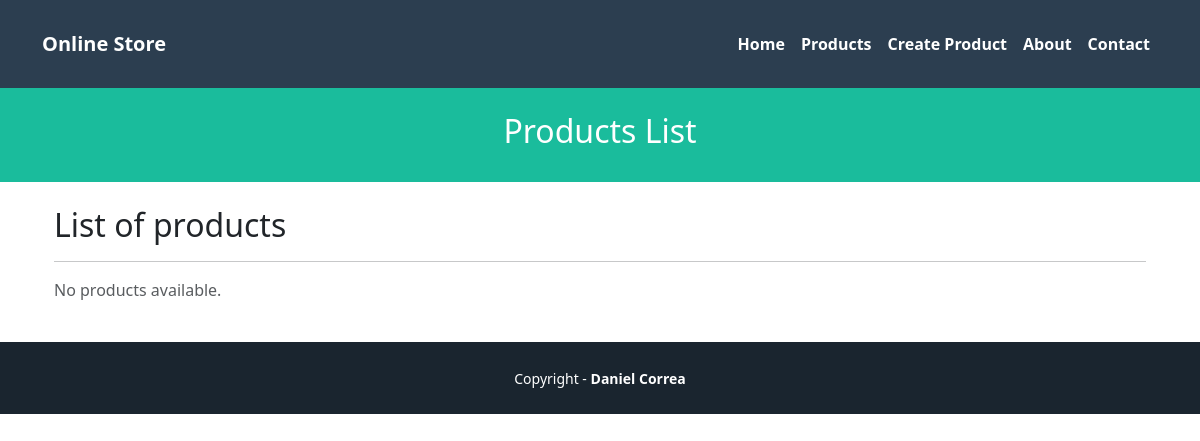
Page /product-list/ on the earlier database version.
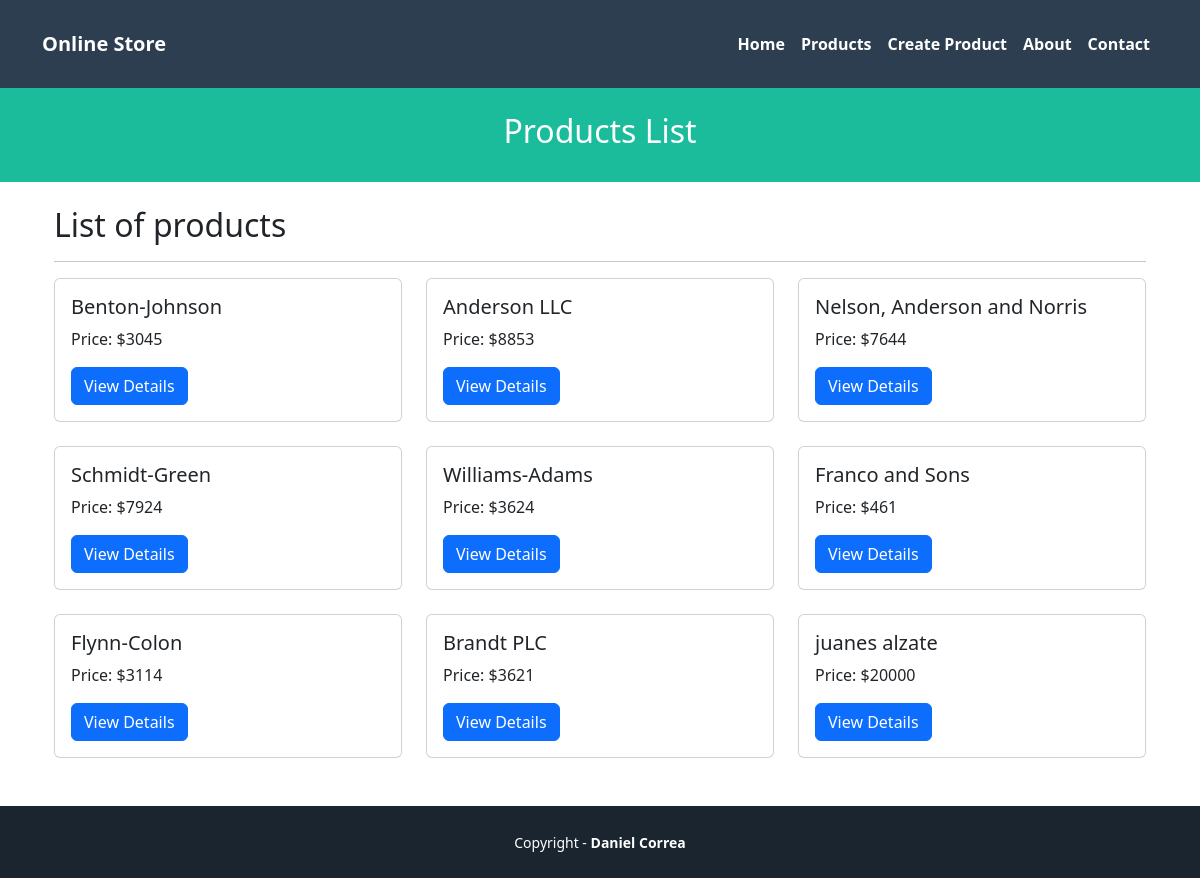
Same page on the later database version.
### pages/models.py (models this page shows)
class Product(models.Model):
    name = models.CharField(max_length=255)
    price = models.IntegerField()
    created_at = models.DateTimeField(auto_now_add=True)
    updated_at = models.DateTimeField(auto_now=True)

### pages/views.py (the view)
# urls.py: path('product-list/', ProductListView.as_view(), name='product-list'),
class ProductListView(ListView):
    model = Product
    template_name = 'product_list.html'
    context_object_name = 'products'  # This will allow you to loop through 'products' in your template
    def get_context_data(self, **kwargs):
        context = super().get_context_data(**kwargs)
        context['title'] = 'Products - Online Store'
        context['subtitle'] = 'List of products'
        return context

### pages/templates/product_list.html (shortened to what this page needs)
{% extends 'pages/base.html' %}
{% block header_title %}Products List{% endblock %}
{% block content %}
<div class="container">
    <div class="row">
        <div class="col-12">
            <h2>{{subtitle}}</h2>
            <hr>
            <div class="row">
                {% for product in products %}
                <div class="col-md-4 mb-4">
                    <div class="card h-100">
                        <div class="card-body">
                            <h5 class="card-title">{{product.name}}</h5>
                            <p class="card-text">Price: ${{product.price}}</p>
                            <a href="{% url 'show' product.id %}" class="btn btn-primary">View Details</a>
                        </div>
                    </div>
                </div>
                {% empty %}
                <div class="col-12">
                    <p class="text-muted">No products available.</p>
                </div>
                {% endfor %}
            </div>
        </div>
    </div>
</div>
{% endblock %}

Differences in the rows shown:
added Product: name "Benton-Johnson", price "3045"
added Product: name "Anderson LLC", price "8853"
added Product: name "Nelson, Anderson and Norris", price "7644"
added Product: name "Schmidt-Green", price "7924"
added Product: name "Williams-Adams", price "3624"
added Product: name "Franco and Sons", price "461"
added Product: name "Flynn-Colon", price "3114"
added Product: name "Brandt PLC", price "3621"
added Product: name "juanes alzate", price "20000"
Other differences:
text no longer shown: "No products available."
